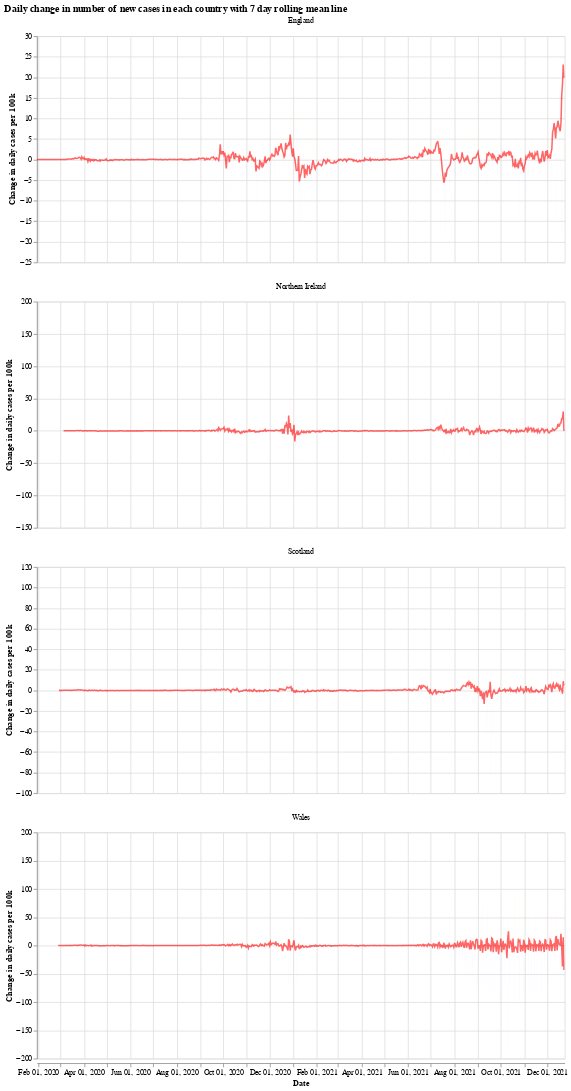

Here is the notebook cell this chart was saved with:
### Markdown cell above
We will use the Python library `Altair` for visualising the data, see the [altair docs](https://altair-viz.github.io/) for more information.

First we have a graph which shows the daily change in the number of new cases for each country. This number jumps up and down all over the place, which is likely due to delay in reporting of new cases over the weekend. Another interesting thing is that it looks like the daily cases in Wales experienced a much shorter period of calm over the summer (calm in the sense of daily cases not jumping up and down).

The orange bars are days when the number of new cases (per 100k population) was more than the previous day, while the blue are days when the number of new cases dropped. The red line is the 7 day moving average. 

When the moving average line is below 0, it means that there is a consistent drop in new cases. We can see this clearly happening around the times that lockdowns were introduced (though, to varying degrees). I will update the graphs soon with a marker of when each lockdown started.

### Code cell
# collapse
import altair as alt

bars = alt.Chart(uk_cases).mark_bar().encode(
    x=alt.X("yearmonthdate(date):T", axis=alt.Axis(title='Date')),
    y=alt.Y("casesChangeRate:Q", axis=alt.Axis(title='Change in daily cases per 100k')),
    tooltip='casesChange',
    color=alt.condition(
        alt.datum.casesChangeRate > 0,
        alt.value("orange"),  # The positive color
        alt.value("blue")  # The negative color
    )
).properties(title='Daily change in number of new cases with 7 day rolling mean',width=700).interactive()

line = alt.Chart(uk_cases).mark_line(
    color='red',
    size=2,
    opacity=0.6
).transform_window(
    rolling_mean='mean(casesChangeRate)',
    frame=[0, 7],
    groupby=['areaName']
).encode(
    x='yearmonthdate(date):T',
    y='rolling_mean:Q'
)

alt.layer(bars, line, data=uk_cases).facet(alt.Column(
    'areaName', title=''), columns=1).resolve_scale(y='independent').properties(title='Daily change in number of new cases in each country with 7 day rolling mean line')

### Figure 1 — Vega-Lite specification as saved in the notebook (floating-point values rounded to 4 significant figures; data arrays with more than 128 entries replaced by an {"elided": "..."} marker saying what was removed)
{"config": {"view": {"continuousWidth": 400, "continuousHeight": 300}}, "data": {"name": "data-6e2ed0518df6dffdaa93192b43e42387"}, "facet": {"type": "nominal", "field": "areaName", "title": ""}, "spec": {"layer": [{"mark": "bar", "encoding": {"color": {"condition": {"value": "orange", "test": "(datum.casesChangeRate > 0)"}, "value": "blue"}, "tooltip": {"type": "quantitative", "field": "casesChange"}, "x": {"type": "temporal", "axis": {"title": "Date"}, "field": "date", "timeUnit": "yearmonthdate"}, "y": {"type": "quantitative", "axis": {"title": "Change in daily cases per 100k"}, "field": "casesChangeRate"}}, "selection": {"selector001": {"type": "interval", "bind": "scales", "encodings": ["x", "y"]}}, "title": "Daily change in number of new cases with 7 day rolling mean", "width": 700}, {"mark": {"type": "line", "color": "red", "opacity": 0.6, "size": 2}, "encoding": {"x": {"type": "temporal", "field": "date", "timeUnit": "yearmonthdate"}, "y": {"type": "quantitative", "field": "rolling_mean"}}, "transform": [{"window": [{"op": "mean", "field": "casesChangeRate", "as": "rolling_mean"}], "frame": [0, 7], "groupby": ["areaName"]}]}]}, "columns": 1, "resolve": {"scale": {"y": "independent"}}, "title": "Daily change in number of new cases in each country with 7 day rolling mean line", "$schema": "https://vega.github.io/schema/vega-lite/v4.8.1.json", "datasets": {"data-6e2ed0518df6dffdaa93192b43e42387": {"elided": "2684 records"}}}
